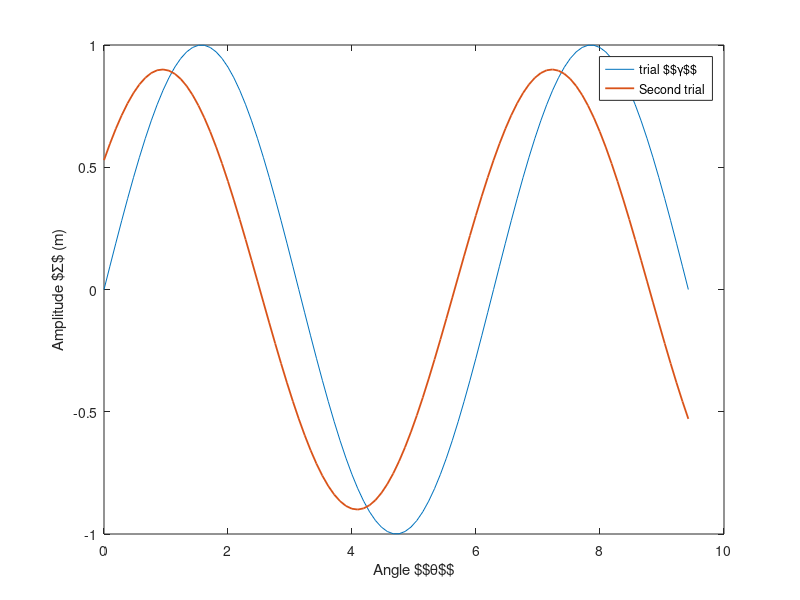

Recreate this plot in MATLAB. (Note: this script raises an error after producing the figure.)
% CODE by Laure Lemrich, Nov 2017 at ETH Zurich
% 
% This snippet gives you a set of commands to add after your figure to format
% it. You can adjust figure width and fontsize to more closely match your
% latex document (I do this by trial& error). Using \the\textwidth in LaTeX
% gives you page width in points. The package 'layouts' can convert it for
% you. 
% Example for LaTeX at the end. 
%
% Parameters for your figure ----------------------------------------------
figurewidth = 16; % cm
fontsize = 14.5;
figureheightratio = 0.6;

% Your figure -------------------------------------------------------------
figure;
x = linspace(0,3*pi,100);
plot(x,sin(x),'DisplayName','trial $$\gamma$$')
hold all
plot(x,0.9*sin(x+0.2*pi),'DisplayName','Second trial','LineWidth',1.3)
xlabel('Angle $$\theta$$')
ylabel('Amplitude $\Sigma$ (m)')
lg = legend('show');
lg.Location = 'best';
title('Parameter $$\sigma_{ij}$$')

ax = gca;
ax.XTick = [0 pi 2*pi 3*pi];
ax.XTickLabel = {'$$0$$','$$\pi$$','$$2\pi$$','$$3\pi$$'};

% Formatting & saving your figure to a file -------------------------------
%- Homogeneize
hfig = gcf;
set(findall(hfig,'-property','FontSize'),'FontSize',fontsize)
set(findall(hfig,'-property','FontWeight'),'FontWeight','normal') %no bold
set(findall(hfig,'-property','Interpreter'),'Interpreter','latex')
set(findall(hfig,'-property','TickLabelInterpreter'),'TickLabelInterpreter','latex')
set(findall(hfig,'-property','Box'),'Box','off')

%- Set figure dimensions
set(hfig,'PaperPositionMode','Auto','PaperUnits','centimeters','Units','centimeters');
hfig.Position = [3 3 figurewidth figureheightratio*figurewidth];
hfig.PaperSize = [hfig.Position(3) hfig.Position(4)];

%- Print
filename = 'myfigure';
%print(hfig,filename,'-dpdf','-painters','-fillpage')% '-bestfit'
%print(hfig,filename,'-djpeg')

% LaTeX -------------------------------------------------------------
% 
% I use PdfLatex for my files, and add them as such:
% \usepackage{graphicx}
% ...
% \begin{figure}
% 	\includegraphics[width=1\columnwidth]{myfigure}
% 	\caption{Comment}%
% 	\label{figlabel} 
% \end{figure} 


% Get both LaTeX and powerpoint in one run ---------------------------- 
% 
% filename = 'myfigure';
% set(findall(hfig,'-property','FontSize'),'FontSize',fontsize)
% print(hfig,filename,'-dpdf','-painters','-fillpage')% '-bestfit' 
% set(findall(hfig,'-property','FontSize'),'FontSize',18)
% print(hfig,filename,'-djpeg') 






